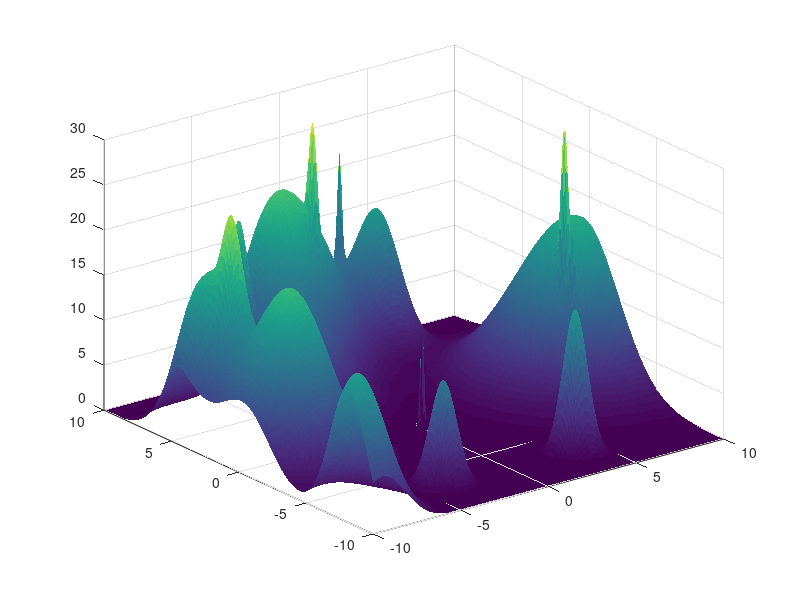
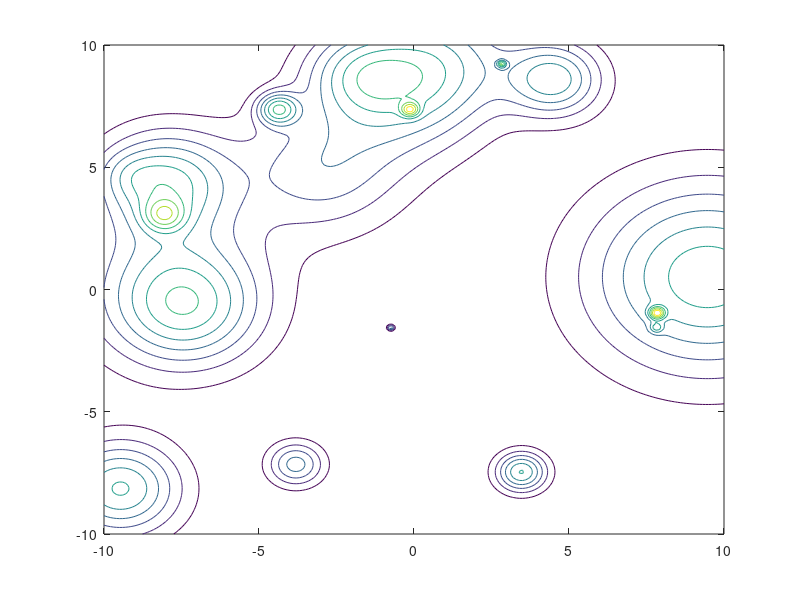

Write MATLAB code to recreate these figures, in order. (Note: this script raises an error after producing the figures.)
clc 
clear all

XMin = -10;
XMax = 10;
YMin = -10;
YMax = 10;
addpath('Reference/c2xyz/');
addpath('Reference/export/');

%% Random Radial Basis functions in space 
disp('3D case with random path - 10 rbf:');
N = 20 % number of random functions
stepMesh = 0.1;
Z = zeros((XMax-XMin)/stepMesh+1,(XMax-XMin)/stepMesh+1);
[X,Y] = meshgrid(XMin:stepMesh:XMax);
% random variance in [a;b] = [0.2;1.5]
variances = 0.2 + (1.5-0.2).*rand(N,1);
% random amplitude [3;18]
amplitudes = 3 + (18-3).*rand(N,1);
% Random Xcenters in [-XMin;xMax]
Xcenters = XMin+ (XMax-XMin).*rand(N,1);
Ycenters = YMin+ (YMax-YMin).*rand(N,1);

esp=zeros(N,1);
esp=1./(2*(variances).^2);
for i=1:1:N
    disp('step:')
    disp(i)
    Xci=Xcenters(i,1)*ones((XMax-XMin)/stepMesh+1,((XMax-XMin)/stepMesh+1)*2);
    Yci=Ycenters(i,1)*ones((YMax-YMin)/stepMesh+1,((YMax-YMin)/stepMesh+1)*2);
    disp('Radial Basis Function: [amplitude,variance,center]');
    disp(amplitudes(i,1))
    disp(variances(i,1))
    disp(Xcenters(i,1))
    disp(Ycenters(i,1))
    Z = Z + amplitudes(i,1)*exp(-((X-Xci(:,1:((XMax-XMin)/stepMesh+1))).^2+(Y-Yci(:,((XMax-XMin)/stepMesh+2):((YMax-YMin)/stepMesh+1)*2)).^2)*esp(i,1).^2);
end
figure(1);
start = surf(X,Y,Z,'LineStyle','none','FaceLighting','phong');

%% Analyze data -  Post elaboration 
% Contour[Required]
% 
% figure(2)
% grid on
% axis equal
% % axis tight
% % contour(X,Y,Z);
figure(2)
 cl = contour(X,Y,Z);
[x1,y1,z1] = C2xyz(cl);
% 
% % countours at 0.8
% h=[0.8,0.8]
% contour(X,Y,Z,h)
%% isaolate regions of interest
% Same ad the commented code above + more options
figure(3)
hold on; % Allows plotting atop the preexisting peaks plot. 
threshold = 12;
sector.numberOfZones = 1;
% analyze all the level curves
for n = find(z1==threshold); 
   %n
   %xTh(1,n) = x1{n};
   %yTh(1,n) = y1{n};
   hold on;
   plot(x1{n},y1{n},'k-','linewidth',3);
   sector.zones(sector.numberOfZones).x(1,1:size(x1{n},2)) = x1{n}(1,:);
   sector.zones(sector.numberOfZones).y(1,1:size(x1{n},2)) = y1{n}(1,:);
   sector.numberOfZones = sector.numberOfZones + 1;
end
title('Contours of interest');
hold off
disp('Number of zones founded:');
disp(sector.numberOfZones);

%% Convert to BW

%Remove frames
set(gca, 'visible', 'off')
set(gcf, 'color', 'w');

%%// Get the figure as a uint8 variable
im = export_fig;

%//  Output binary image
BW = ~im2bw(uint8(255.*im2double(im)),0.99);

%%// Remove
BW = bwmorph(BW,'skel',Inf);
figure(4);
imshow(BW)
title('BW sectors');
% Save it
saveas(4, 'sectors1', 'png');

%% Centroids

stats = regionprops(BW,'Centroid','MajorAxisLength','MinorAxisLength',...
    'Orientation','Eccentricity','Extrema','BoundingBox','ConvexArea',...
    'ConvexHull','ConvexImage')

% Plot centroids in negative image
centroids = cat(1, stats.Centroid);
imshow(BW)
hold on
plot(centroids(:,1),centroids(:,2), 'b*')
hold off

% Plot centroids in convex sectors
h = figure(5)
CH_objects = bwconvhull(BW,'objects',8);
    imshow(CH_objects);
hold on
plot(centroids(:,1),centroids(:,2), 'b*')
hold off
title('Objects Convex Hull + centroids');
    
% Plot elliptic approximation

%imshow(BW)
hold on

phi = linspace(0,2*pi,50);
cosphi = cos(phi);
sinphi = sin(phi);

for k = 1:length(stats)
    xbar = stats(k).Centroid(1);
    ybar = stats(k).Centroid(2);

    a = stats(k).MajorAxisLength/2;
    b = stats(k).MinorAxisLength/2;

    theta = pi*stats(k).Orientation/180;
    R = [ cos(theta)   sin(theta)
         -sin(theta)   cos(theta)];

    xy = [a*cosphi; b*sinphi];
    xy = R*xy;

    x = xy(1,:) + xbar;
    y = xy(2,:) + ybar;

    plot(x,y,'r','LineWidth',2);

end
hold off

% Plot and save extrema
figure(5)
hold on
for secteur = 1:size(stats,1)    
    for i = 1:8
        plot(stats(secteur,1).Extrema(i,1),stats(secteur,1).Extrema(i,2),'gO')
        hold on
    end
    hold on
end


%% Scaling sectors up by a factor of K

% k=10
% %figure(9)
% % For each sector
% figure(4)
% for i=1:sector.numberOfZones-3
%     
%     % for each point of the sector
%     for j=1:size(sector.zones(i).x,2)-2    
%         
%         plot(sector.zones(i).x(1,j),sector.zones(i).y(1,j),'-k','LineWidth',5)
%         v=[sector.zones(i).x(1,j) - stats(i).Centroid(1); sector.zones(i).y(1,j) - stats(i).Centroid(2)];
%         sector.zone(i).x(1,j) = sector.zones(i).x(1,j) + k*v(1) ;
%         sector.zone(i).y(1,j) = sector.zones(i).y(1,j) + k*v(2) ;
%         hold on
%         %plot(sector.zone(i).x(1,j),sector.zone(i).y(1,j),'-r','LineWidth',3)
%     end
%     
%     %plot(centroids(i,1),centroids(i,2), 'r*')
%     %hold on
% end
% hold off


%% Plot bounding box
% figure(5)
% hold on
% for secteur = 1:size(stats,1)    
%         rectangle('Position',stats(secteur,1).BoundingBox,'EdgeColor','r','LineWidth',10,'LineStyle','--');
% end

%% Plots Global convexHull figure

% figure(6)
% title('Union Convex Hull');
% CH = bwconvhull(BW);
% imshow(CH);

%% Calculate sectors

set(0,'CurrentFigure',h);
voronoi(centroids(:,1),centroids(:,2))
